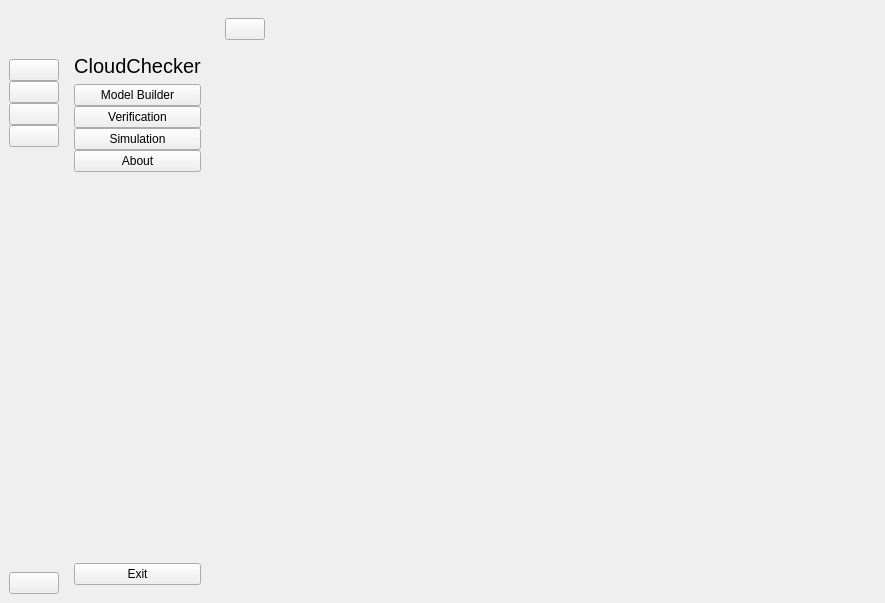
<?xml version="1.0" encoding="UTF-8"?>
<ui version="4.0">
 <class>MainWindow</class>
 <widget class="QMainWindow" name="MainWindow">
  <property name="geometry">
   <rect>
    <x>0</x>
    <y>0</y>
    <width>885</width>
    <height>603</height>
   </rect>
  </property>
  <property name="windowTitle">
   <string>MainWindow</string>
  </property>
  <widget class="QWidget" name="centralwidget">
   <layout class="QGridLayout" name="gridLayout">
    <item row="0" column="0">
     <widget class="QWidget" name="widgetOnlyIconMenu" native="true">
      <layout class="QVBoxLayout" name="verticalLayout_3">
       <property name="spacing">
        <number>0</number>
       </property>
       <property name="leftMargin">
        <number>0</number>
       </property>
       <property name="topMargin">
        <number>0</number>
       </property>
       <property name="rightMargin">
        <number>0</number>
       </property>
       <property name="bottomMargin">
        <number>0</number>
       </property>
       <item>
        <layout class="QHBoxLayout" name="horizontalLayoutOnlyIconMenuHeader">
         <item>
          <widget class="QLabel" name="labelOnlyIconMenuHeaderIcon">
           <property name="minimumSize">
            <size>
             <width>50</width>
             <height>50</height>
            </size>
           </property>
           <property name="maximumSize">
            <size>
             <width>50</width>
             <height>50</height>
            </size>
           </property>
           <property name="text">
            <string/>
           </property>
           <property name="pixmap">
            <pixmap resource="resources/resources.qrc">:/icons/icons8-cloud-check-48.png</pixmap>
           </property>
           <property name="scaledContents">
            <bool>true</bool>
           </property>
          </widget>
         </item>
        </layout>
       </item>
       <item>
        <layout class="QVBoxLayout" name="verticalLayoutOnlyIconMenuButtons">
         <property name="spacing">
          <number>0</number>
         </property>
         <item>
          <widget class="QPushButton" name="pushButtonOnlyIconModelBuilder">
           <property name="text">
            <string/>
           </property>
           <property name="icon">
            <iconset resource="resources/resources.qrc">
             <normaloff>:/icons/icons8-hammer-30.png</normaloff>:/icons/icons8-hammer-30.png</iconset>
           </property>
           <property name="iconSize">
            <size>
             <width>20</width>
             <height>20</height>
            </size>
           </property>
           <property name="checkable">
            <bool>true</bool>
           </property>
           <property name="autoExclusive">
            <bool>true</bool>
           </property>
          </widget>
         </item>
         <item>
          <widget class="QPushButton" name="pushButtonOnlyIconVerification">
           <property name="text">
            <string/>
           </property>
           <property name="icon">
            <iconset resource="resources/resources.qrc">
             <normaloff>:/icons/icons8-financial-growth-analysis-30.png</normaloff>:/icons/icons8-financial-growth-analysis-30.png</iconset>
           </property>
           <property name="iconSize">
            <size>
             <width>20</width>
             <height>20</height>
            </size>
           </property>
           <property name="checkable">
            <bool>true</bool>
           </property>
           <property name="autoExclusive">
            <bool>true</bool>
           </property>
          </widget>
         </item>
         <item>
          <widget class="QPushButton" name="pushButtonOnlyIconSimulation">
           <property name="text">
            <string/>
           </property>
           <property name="icon">
            <iconset resource="resources/resources.qrc">
             <normaloff>:/icons/icons8-combo-chart-30.png</normaloff>:/icons/icons8-combo-chart-30.png</iconset>
           </property>
           <property name="iconSize">
            <size>
             <width>20</width>
             <height>20</height>
            </size>
           </property>
           <property name="checkable">
            <bool>true</bool>
           </property>
           <property name="autoExclusive">
            <bool>true</bool>
           </property>
          </widget>
         </item>
         <item>
          <widget class="QPushButton" name="pushButtonOnlyIconAbout">
           <property name="text">
            <string/>
           </property>
           <property name="icon">
            <iconset resource="resources/resources.qrc">
             <normaloff>:/icons/icons8-about-30 (1).png</normaloff>:/icons/icons8-about-30 (1).png</iconset>
           </property>
           <property name="iconSize">
            <size>
             <width>20</width>
             <height>20</height>
            </size>
           </property>
           <property name="checkable">
            <bool>true</bool>
           </property>
           <property name="autoExclusive">
            <bool>true</bool>
           </property>
          </widget>
         </item>
        </layout>
       </item>
       <item>
        <spacer name="verticalSpacerOnlyIconMenu">
         <property name="orientation">
          <enum>Qt::Vertical</enum>
         </property>
         <property name="sizeHint" stdset="0">
          <size>
           <width>20</width>
           <height>300</height>
          </size>
         </property>
        </spacer>
       </item>
       <item>
        <widget class="QPushButton" name="pushButtonOnlyIconMenuExit">
         <property name="text">
          <string/>
         </property>
         <property name="icon">
          <iconset resource="resources/resources.qrc">
           <normaloff>:/icons/icons8-close-window-30.png</normaloff>:/icons/icons8-close-window-30.png</iconset>
         </property>
         <property name="iconSize">
          <size>
           <width>20</width>
           <height>20</height>
          </size>
         </property>
        </widget>
       </item>
      </layout>
     </widget>
    </item>
    <item row="0" column="1">
     <widget class="QWidget" name="widgetFullMenu" native="true">
      <layout class="QVBoxLayout" name="verticalLayout_4">
       <item alignment="Qt::AlignHCenter">
        <widget class="QLabel" name="labelFullMenuHeaderIcon">
         <property name="minimumSize">
          <size>
           <width>30</width>
           <height>30</height>
          </size>
         </property>
         <property name="maximumSize">
          <size>
           <width>30</width>
           <height>30</height>
          </size>
         </property>
         <property name="text">
          <string/>
         </property>
         <property name="pixmap">
          <pixmap resource="resources/resources.qrc">:/icons/icons8-cloud-check-48.png</pixmap>
         </property>
         <property name="scaledContents">
          <bool>true</bool>
         </property>
        </widget>
       </item>
       <item>
        <widget class="QLabel" name="labelFullMenuHeaderName">
         <property name="font">
          <font>
           <pointsize>15</pointsize>
          </font>
         </property>
         <property name="text">
          <string>CloudChecker</string>
         </property>
         <property name="alignment">
          <set>Qt::AlignCenter</set>
         </property>
        </widget>
       </item>
       <item>
        <layout class="QVBoxLayout" name="verticalLayoutFullMenuPushButtons">
         <property name="spacing">
          <number>0</number>
         </property>
         <item>
          <widget class="QPushButton" name="pushButtonFullMenuModelBuilder">
           <property name="text">
            <string>Model Builder</string>
           </property>
           <property name="icon">
            <iconset resource="resources/resources.qrc">
             <normaloff>:/icons/icons8-hammer-30.png</normaloff>:/icons/icons8-hammer-30.png</iconset>
           </property>
           <property name="iconSize">
            <size>
             <width>14</width>
             <height>14</height>
            </size>
           </property>
           <property name="checkable">
            <bool>true</bool>
           </property>
           <property name="autoExclusive">
            <bool>true</bool>
           </property>
          </widget>
         </item>
         <item>
          <widget class="QPushButton" name="pushButtonFullMenuVerification">
           <property name="text">
            <string>Verification</string>
           </property>
           <property name="icon">
            <iconset resource="resources/resources.qrc">
             <normaloff>:/icons/icons8-financial-growth-analysis-30.png</normaloff>:/icons/icons8-financial-growth-analysis-30.png</iconset>
           </property>
           <property name="iconSize">
            <size>
             <width>14</width>
             <height>14</height>
            </size>
           </property>
           <property name="checkable">
            <bool>true</bool>
           </property>
           <property name="autoExclusive">
            <bool>true</bool>
           </property>
          </widget>
         </item>
         <item>
          <widget class="QPushButton" name="pushButtonFullMenuSimulation">
           <property name="text">
            <string>Simulation</string>
           </property>
           <property name="icon">
            <iconset resource="resources/resources.qrc">
             <normaloff>:/icons/icons8-combo-chart-30.png</normaloff>:/icons/icons8-combo-chart-30.png</iconset>
           </property>
           <property name="iconSize">
            <size>
             <width>14</width>
             <height>14</height>
            </size>
           </property>
           <property name="checkable">
            <bool>true</bool>
           </property>
           <property name="autoExclusive">
            <bool>true</bool>
           </property>
          </widget>
         </item>
         <item>
          <widget class="QPushButton" name="pushButtonFullMenuAbout">
           <property name="text">
            <string>About</string>
           </property>
           <property name="icon">
            <iconset resource="resources/resources.qrc">
             <normaloff>:/icons/icons8-about-30 (1).png</normaloff>:/icons/icons8-about-30 (1).png</iconset>
           </property>
           <property name="iconSize">
            <size>
             <width>14</width>
             <height>14</height>
            </size>
           </property>
           <property name="checkable">
            <bool>true</bool>
           </property>
           <property name="autoExclusive">
            <bool>true</bool>
           </property>
          </widget>
         </item>
        </layout>
       </item>
       <item>
        <spacer name="verticalSpacerFullMenu">
         <property name="orientation">
          <enum>Qt::Vertical</enum>
         </property>
         <property name="sizeHint" stdset="0">
          <size>
           <width>20</width>
           <height>361</height>
          </size>
         </property>
        </spacer>
       </item>
       <item>
        <widget class="QPushButton" name="pushButtonFullMenuExit">
         <property name="text">
          <string>Exit</string>
         </property>
         <property name="icon">
          <iconset resource="resources/resources.qrc">
           <normaloff>:/icons/icons8-close-window-30.png</normaloff>:/icons/icons8-close-window-30.png</iconset>
         </property>
         <property name="iconSize">
          <size>
           <width>14</width>
           <height>14</height>
          </size>
         </property>
        </widget>
       </item>
      </layout>
     </widget>
    </item>
    <item row="0" column="2">
     <widget class="QWidget" name="widgetMain" native="true">
      <layout class="QVBoxLayout" name="verticalLayout_5" stretch="0,0">
       <property name="spacing">
        <number>0</number>
       </property>
       <property name="leftMargin">
        <number>0</number>
       </property>
       <property name="topMargin">
        <number>0</number>
       </property>
       <property name="rightMargin">
        <number>0</number>
       </property>
       <item>
        <widget class="QWidget" name="widgetTopBar" native="true">
         <layout class="QHBoxLayout" name="horizontalLayout_2">
          <item>
           <widget class="QPushButton" name="pushButtonTopBarMenuOpener">
            <property name="text">
             <string/>
            </property>
            <property name="icon">
             <iconset resource="resources/resources.qrc">
              <normaloff>:/icons/menu-4-32.ico</normaloff>:/icons/menu-4-32.ico</iconset>
            </property>
            <property name="checkable">
             <bool>true</bool>
            </property>
           </widget>
          </item>
          <item>
           <spacer name="horizontalSpacerTopBar">
            <property name="orientation">
             <enum>Qt::Horizontal</enum>
            </property>
            <property name="sizeHint" stdset="0">
             <size>
              <width>607</width>
              <height>20</height>
             </size>
            </property>
           </spacer>
          </item>
         </layout>
        </widget>
       </item>
       <item>
        <widget class="QStackedWidget" name="stackedWidget">
         <property name="currentIndex">
          <number>0</number>
         </property>
         <widget class="QWidget" name="page">
          <widget class="QStackedWidget" name="stackedWidget_2">
           <property name="geometry">
            <rect>
             <x>0</x>
             <y>10</y>
             <width>661</width>
             <height>521</height>
            </rect>
           </property>
           <widget class="QWidget" name="page_3"/>
           <widget class="QWidget" name="page_4"/>
          </widget>
         </widget>
         <widget class="QWidget" name="page_2"/>
        </widget>
       </item>
      </layout>
     </widget>
    </item>
   </layout>
  </widget>
 </widget>
 <resources>
  <include location="resources/resources.qrc"/>
  <include location="resources/resources.qrc"/>
  <include location="resources/resources.qrc"/>
  <include location="resources/resources.qrc"/>
 </resources>
 <connections>
  <connection>
   <sender>pushButtonTopBarMenuOpener</sender>
   <signal>toggled(bool)</signal>
   <receiver>widgetOnlyIconMenu</receiver>
   <slot>setVisible(bool)</slot>
   <hints>
    <hint type="sourcelabel">
     <x>228</x>
     <y>21</y>
    </hint>
    <hint type="destinationlabel">
     <x>27</x>
     <y>213</y>
    </hint>
   </hints>
  </connection>
  <connection>
   <sender>pushButtonTopBarMenuOpener</sender>
   <signal>toggled(bool)</signal>
   <receiver>widgetFullMenu</receiver>
   <slot>setHidden(bool)</slot>
   <hints>
    <hint type="sourcelabel">
     <x>238</x>
     <y>24</y>
    </hint>
    <hint type="destinationlabel">
     <x>158</x>
     <y>268</y>
    </hint>
   </hints>
  </connection>
  <connection>
   <sender>pushButtonOnlyIconModelBuilder</sender>
   <signal>toggled(bool)</signal>
   <receiver>pushButtonFullMenuModelBuilder</receiver>
   <slot>setChecked(bool)</slot>
   <hints>
    <hint type="sourcelabel">
     <x>37</x>
     <y>74</y>
    </hint>
    <hint type="destinationlabel">
     <x>85</x>
     <y>100</y>
    </hint>
   </hints>
  </connection>
  <connection>
   <sender>pushButtonOnlyIconVerification</sender>
   <signal>toggled(bool)</signal>
   <receiver>pushButtonFullMenuVerification</receiver>
   <slot>setChecked(bool)</slot>
   <hints>
    <hint type="sourcelabel">
     <x>48</x>
     <y>110</y>
    </hint>
    <hint type="destinationlabel">
     <x>98</x>
     <y>124</y>
    </hint>
   </hints>
  </connection>
  <connection>
   <sender>pushButtonOnlyIconSimulation</sender>
   <signal>toggled(bool)</signal>
   <receiver>pushButtonFullMenuSimulation</receiver>
   <slot>setChecked(bool)</slot>
   <hints>
    <hint type="sourcelabel">
     <x>47</x>
     <y>132</y>
    </hint>
    <hint type="destinationlabel">
     <x>90</x>
     <y>153</y>
    </hint>
   </hints>
  </connection>
  <connection>
   <sender>pushButtonOnlyIconAbout</sender>
   <signal>toggled(bool)</signal>
   <receiver>pushButtonFullMenuAbout</receiver>
   <slot>setChecked(bool)</slot>
   <hints>
    <hint type="sourcelabel">
     <x>47</x>
     <y>164</y>
    </hint>
    <hint type="destinationlabel">
     <x>106</x>
     <y>178</y>
    </hint>
   </hints>
  </connection>
  <connection>
   <sender>pushButtonFullMenuModelBuilder</sender>
   <signal>toggled(bool)</signal>
   <receiver>pushButtonOnlyIconModelBuilder</receiver>
   <slot>setChecked(bool)</slot>
   <hints>
    <hint type="sourcelabel">
     <x>87</x>
     <y>93</y>
    </hint>
    <hint type="destinationlabel">
     <x>45</x>
     <y>81</y>
    </hint>
   </hints>
  </connection>
  <connection>
   <sender>pushButtonFullMenuVerification</sender>
   <signal>toggled(bool)</signal>
   <receiver>pushButtonOnlyIconVerification</receiver>
   <slot>setChecked(bool)</slot>
   <hints>
    <hint type="sourcelabel">
     <x>107</x>
     <y>122</y>
    </hint>
    <hint type="destinationlabel">
     <x>36</x>
     <y>105</y>
    </hint>
   </hints>
  </connection>
  <connection>
   <sender>pushButtonFullMenuSimulation</sender>
   <signal>toggled(bool)</signal>
   <receiver>pushButtonOnlyIconSimulation</receiver>
   <slot>setChecked(bool)</slot>
   <hints>
    <hint type="sourcelabel">
     <x>123</x>
     <y>143</y>
    </hint>
    <hint type="destinationlabel">
     <x>52</x>
     <y>136</y>
    </hint>
   </hints>
  </connection>
  <connection>
   <sender>pushButtonFullMenuAbout</sender>
   <signal>toggled(bool)</signal>
   <receiver>pushButtonOnlyIconAbout</receiver>
   <slot>setChecked(bool)</slot>
   <hints>
    <hint type="sourcelabel">
     <x>90</x>
     <y>174</y>
    </hint>
    <hint type="destinationlabel">
     <x>36</x>
     <y>162</y>
    </hint>
   </hints>
  </connection>
 </connections>
</ui>
